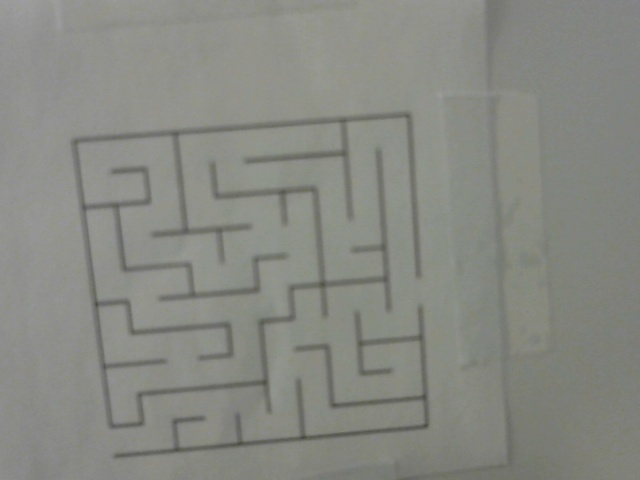
#> input picture img/maze_pic.jpg, 640 x 480 px, found by its file name
$ python maze.py
#> lines starting #> are read from the running program, lines starting #| are printed output that depends on the picture; after the words box and inside, x2 and y2 are one past the last pixel; in counts of white or black regions, pixels touching at a corner belong together
import matplotlib.pylab as plt
from skimage.morphology import skeletonize
import numpy as np

"""
-------------------------
Author: Torin Perkins
-------------------------
Gives path that solves a maze
Tutorial: https://www.youtube.com/watch?v=1KHgCRs-x1M&t=2550s&ab_channel=Odlogo
"""


class maze_solver:
    def define_maze(self, img_name, x0=0, y0=0, x1=600, y1=600):
        # show original image with points plotted
#> called with img_name = 'img/maze_pic.jpg', x0 = 133, y0 = 432, x1 = 412, y1 = 287
        rgb_img = plt.imread(img_name)
#> rgb_img is the input picture: shape (480, 640, 3); mean R, G, B 135.5, 137.1, 130.7

        plt.figure(figsize=(14, 14))
        plt.imshow(rgb_img)
        plt.plot(x0, y0, 'gx', markersize=14)
        plt.plot(x1, y1, 'rx', markersize=14)
        plt.show()

        # threshold image
        thr_img = rgb_img[:, :, 0] > 128
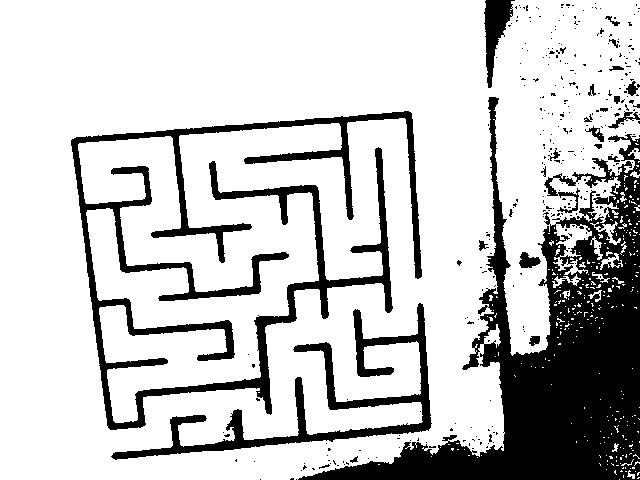
#> thr_img: shape (480, 640) bool; 78.2% white; 327 black regions (304 under 20 px), largest, box (x1, y1, x2, y2) and area: (298, 97, 640, 480) 37839, (71, 111, 422, 430) 18736, (111, 303, 432, 460) 6939
        # skeletonize
        skeleton = skeletonize(thr_img)
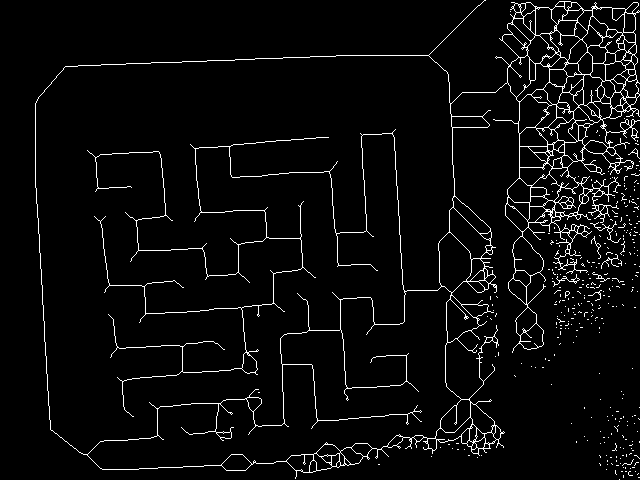
#> skeleton: shape (480, 640) bool; 4.2% white in thin lines or dots

        # map routes
        mapT = ~skeleton
#> mapT: shape (480, 640) bool; 95.8% white; black in thin lines or dots
        plt.imshow(mapT)
        plt.plot(x0, y0, 'gx', markersize=14)
        plt.plot(x1, y1, 'rx', markersize=14)
        plt.show()
        _mapt = np.copy(mapT)

        # searching for end point and connect to path
        boxr = 30
        cpys, cpxs = np.where(_mapt[y1 - boxr:y1 + boxr, x1 - boxr:x1 + boxr] == 0)
#> cpys = 126 values from 0 to 59; cpxs = 126 values, max 59 at index 57, min 19 at index 0, mean 35.1
        # calibrate points to main scale
        cpys += y1 - boxr
#> cpys = 126 values from 257 to 316
        cpxs += x1 - boxr
#> cpxs = 126 values, max 441 at index 57, min 401 at index 0, mean 417.1

        # find the closest point of possible path
        idx = np.argmin(np.sqrt((cpys - y1) ** 2 + (cpxs - x1) ** 2))
#> idx = 72
        y, x = cpys[idx], cpxs[idx]
#> y = 290; x = 412
        plt.plot(x, y, 'ro')

        pts_x = [x]
#> pts_x = [412]
        pts_y = [y]
#> pts_y = [290]
        pts_c = [0]

        # mesh of displacements
        xmesh, ymesh = np.meshgrid(np.arange(-1, 2), np.arange(-1, 2))
        xmesh = xmesh.reshape(-1)
        ymesh = ymesh.reshape(-1)

        dst = np.zeros(thr_img.shape)

        # breadth first search
        while True:
            # update distance
            idc = np.argmin(pts_c)
            ct = pts_c.pop(idc)
            x = pts_x.pop(idc)
            y = pts_y.pop(idc)
            # search 3x3 neighborhood
            ys, xs = np.where(_mapt[y - 1:y + 2, x - 1:x + 2] == 0)
            # invalidate points from future search
            _mapt[ys + y - 1, xs + x - 1] = ct  # ct?
            _mapt[y, x] = 999999

            # set distance in dst image
            dst[ys + y - 1, xs + x - 1] = ct + 1  # ct?

            pts_x.extend(xs + x - 1)
            pts_y.extend(ys + y - 1)
            pts_c.extend([ct + 1] * xs.shape[0])

            # run out of points
            if not pts_x:
                break
            if np.sqrt((x - x0) ** 2 + (y - y0) ** 2) < boxr:
                edx = x
                edy = y
                break
#> this loop made 8693 passes
#> (x, y, ys, xs) on passes 1 to 3: (412, 290, [1, 1, 1], [0, 1, 2]), (411, 290, [1, 1], [0, 1]), (412, 290, [1], [2])
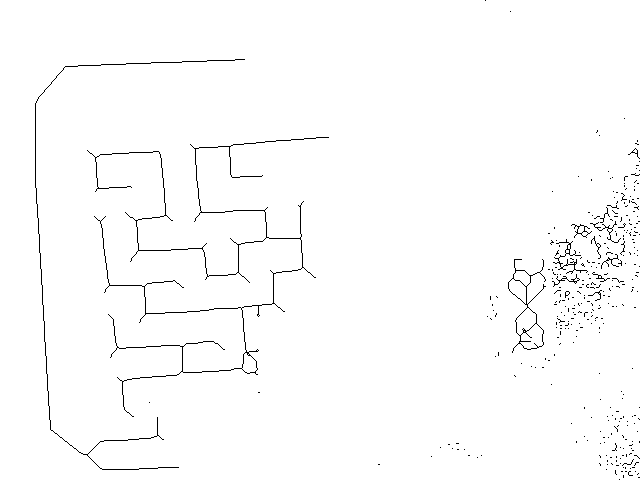
#> _mapt: shape (480, 640) bool; 98.6% white; black in thin lines or dots
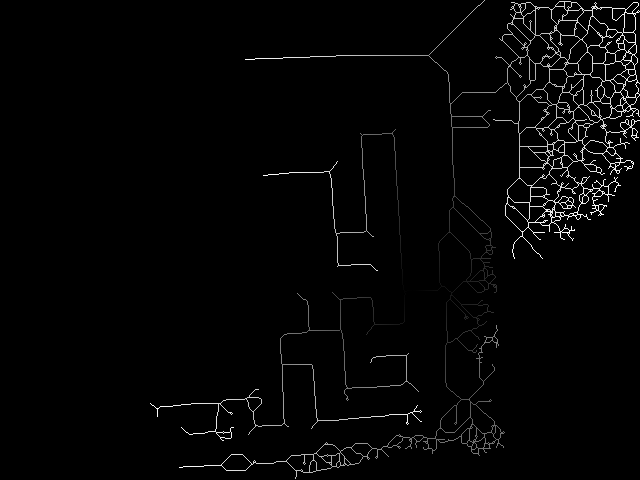
#> dst: shape (480, 640) float64; min 0, max 446, mean 8.6; drawn with min black and max white
#> after the loop, pts_c = [445, 445, 445, 445, 445, 445, 445, 445, 445, 445, 445, 445, 445, 445, 445, 445, 445, 445, 445, 446, 446, 446]; pts_x = [245, 514, 542, 571, 574, 574, 573, 572, 614, 615, 590, 591, 603, 598, 600, 603, 606, 606, 179, 263, 150, 157]; pts_y = [59, 258, 258, 226, 229, 230, 238, 240, 191, 191, 212, 214, 208, 215, 215, 214, 205, 206, 467, 175, 403, 416]

        path_x = []
        path_y = []

        y = edy
        x = edx

        while True:
            nbh = dst[y - 1:y + 2, x - 1:x + 2]
            nbh[1, 1] = 999999
            nbh[nbh == 0] = 999999

            # deadend
            if np.min(nbh) == 999999:
                break
            idx = np.argmin(nbh)
            # find direction

            y += ymesh[idx]
            x += xmesh[idx]

            if np.sqrt((x - x1) ** 2 + (y - y1) ** 2) < boxr:
                print("Route found")
                break
            path_y.append(y)
            path_x.append(x)
#> this loop made 414 passes
#> (idx, y, x) on passes 2 to 4: (1, 413, 157), (1, 412, 157), (1, 411, 157)
#> after the loop, path_x = 413 values, max 404 at index 407, min 157 at index 0, mean 288.8; path_y = 413 values, max 426 at index 122, min 297 at index 338, mean 363.5; x = 404; y = 315

            # [6 lines of commented-out code are left out]
        return [path_x, path_y]
if __name__ == "__main__":
    ms = maze_solver()
    x0 = 133
    y0 = 432
    x1 = 412
    y1 = 287
    paths = ms.define_maze('img/maze_pic.jpg', x0=x0, y0=y0, x1=x1, y1=y1)
#> paths = 2 items
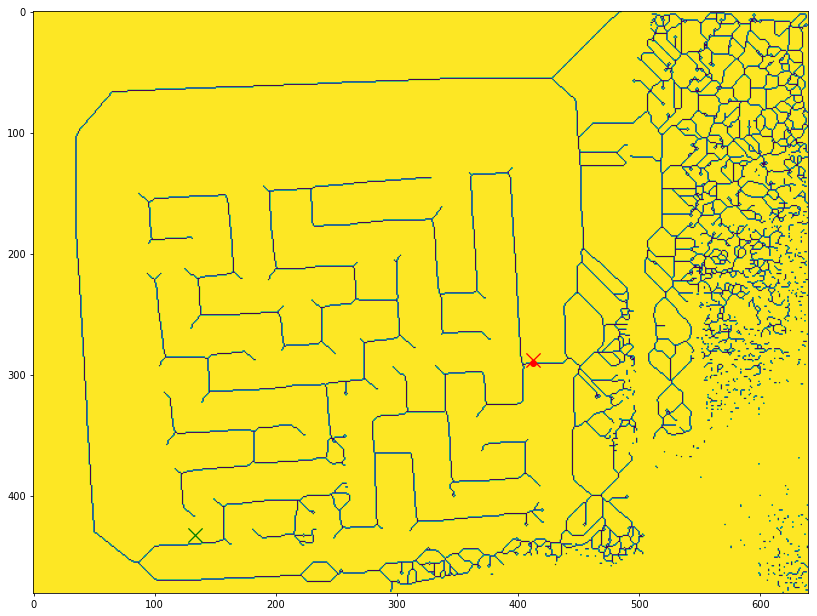
#> figure drawn by matplotlib, 1 panel
